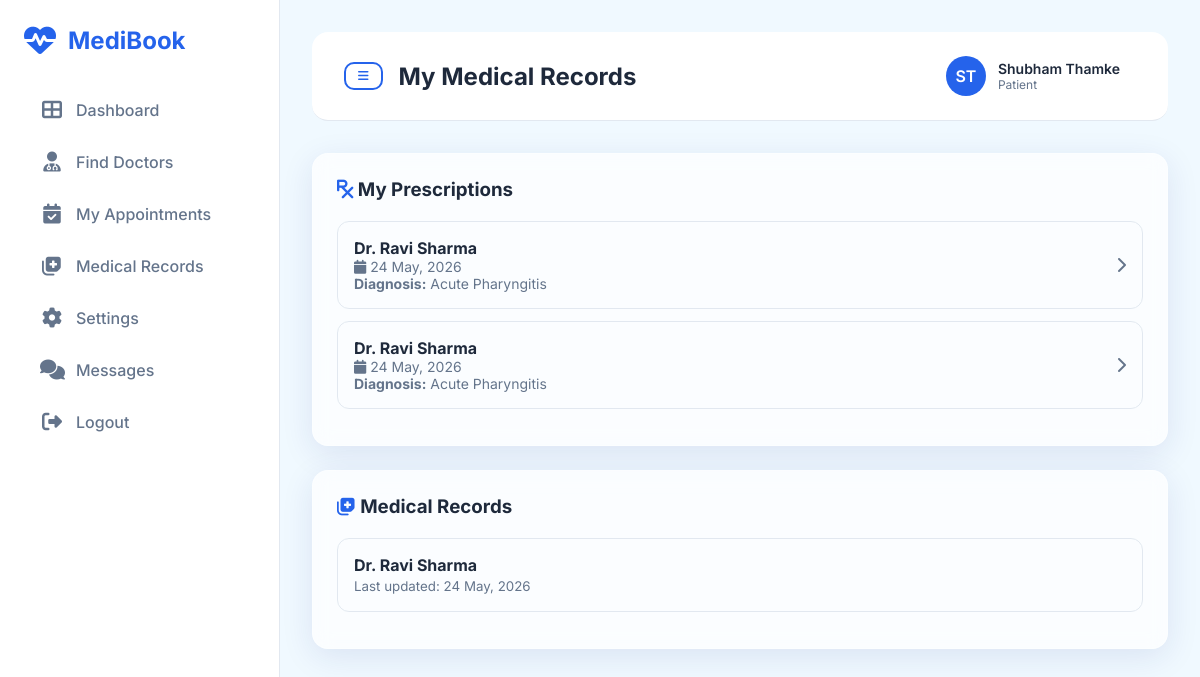
Page /medical/history/ (signed in) on the committed database.
### users/models.py (models this page shows, shortened)
class UserProfile(models.Model):
    ROLE_CHOICES = (
        ('patient', 'Patient'),  # (database_value, display_value)
        ('doctor', 'Doctor'),
    )
    user = models.OneToOneField(
        User,
        on_delete=models.CASCADE,
        related_name='profile'
    )
    role = models.CharField(
        max_length=10,
        choices=ROLE_CHOICES,
        default='patient'
    )
    phone = models.CharField(
        max_length=15,
        blank=True,
        default=''
    )
    profile_image = models.ImageField(
        upload_to='profile_images/',  # Files saved to MEDIA_ROOT/profile_images/
        blank=True,
        null=True
    )
    created_at = models.DateTimeField(auto_now_add=True)

### medical_records/models.py (models this page shows, shortened)
class Prescription(models.Model):
    appointment = models.ForeignKey(Appointment, on_delete=models.CASCADE, related_name='prescriptions')
    patient = models.ForeignKey(User, on_delete=models.CASCADE, related_name='prescriptions')
    doctor = models.ForeignKey(Doctor, on_delete=models.CASCADE, related_name='prescriptions')
    diagnosis = models.TextField(help_text='Diagnosis/Findings')  # Doctor's diagnosis
    symptoms = models.TextField(help_text='Patient symptoms', blank=True, null=True)
    notes = models.TextField(help_text='Additional notes/instructions', blank=True, null=True)
    follow_up_date = models.DateField(blank=True, null=True)  # Next visit date
    created_at = models.DateTimeField(auto_now_add=True)
    is_active = models.BooleanField(default=True)  # Whether prescription is still valid
    class Meta:
        ordering = ['-created_at']

class MedicalRecord(models.Model):
    patient = models.ForeignKey(User, on_delete=models.CASCADE, related_name='medical_records')
    doctor = models.ForeignKey(Doctor, on_delete=models.CASCADE, related_name='patient_records')
    created_at = models.DateTimeField(auto_now_add=True)
    updated_at = models.DateTimeField(auto_now=True)
    blood_group = models.CharField(max_length=5, blank=True, null=True)
    allergies = models.TextField(blank=True, null=True)  # Known allergies
    chronic_conditions = models.TextField(blank=True, null=True)  # Long-term conditions
    current_medications = models.TextField(blank=True, null=True)  # Ongoing medications
    notes = models.TextField(blank=True, null=True)  # General medical notes
    class Meta:
        unique_together = ['patient', 'doctor']

### doctors/models.py (models this page shows, shortened)
class Doctor(models.Model):
    VERIFICATION_CHOICES = (
        ('pending', 'Pending Verification'),
        ('approved', 'Approved'),
        ('rejected', 'Rejected'),
    )
    CONSULTATION_CHOICES = (
        ('in_person', 'In-Person'),
        ('online', 'Online'),
        ('both', 'Both In-Person & Online'),
    )
    user = models.OneToOneField(User, on_delete=models.CASCADE, related_name='doctor_profile')
    specialization = models.CharField(max_length=100, blank=True, null=True)
    experience = models.IntegerField(help_text='Years of experience', blank=True, null=True)
    qualification = models.CharField(max_length=200, blank=True, null=True)
    fees = models.DecimalField(max_digits=10, decimal_places=2, blank=True, null=True)
    bio = models.TextField(blank=True, null=True)
    available_days = models.CharField(max_length=200, blank=True, null=True, help_text='Comma separated days')
    start_time = models.TimeField(blank=True, null=True, help_text='Consultation start time')
    end_time = models.TimeField(blank=True, null=True, help_text='Consultation end time')
    slot_duration = models.IntegerField(default=30, blank=True, null=True)
    is_available = models.BooleanField(default=True)
    consultation_type = models.CharField(max_length=20, choices=CONSULTATION_CHOICES, default='both')
    clinic_name = models.CharField(max_length=200, blank=True, null=True, help_text='Hospital/Clinic name')
    address_line1 = models.CharField(max_length=300, blank=True, null=True, help_text='Street address')
    address_line2 = models.CharField(max_length=300, blank=True, null=True, help_text='Area/Landmark')
    city = models.CharField(max_length=100, blank=True, null=True)
    state = models.CharField(max_length=100, blank=True, null=True)
    pincode = models.CharField(max_length=10, blank=True, null=True)
    is_verified = models.BooleanField(default=False)  # Quick verified check
    verification_status = models.CharField(max_length=20, choices=VERIFICATION_CHOICES, default='pending')
    registration_number = models.CharField(max_length=100, blank=True, null=True)  # Medical license number
    state_council = models.CharField(max_length=100, blank=True, null=True)  # Issuing state council
    license_document = models.FileField(upload_to='license_docs/', blank=True, null=True)  # Uploaded license
    verification_notes = models.TextField(blank=True, null=True)  # Admin notes on verification
    verified_by = models.ForeignKey(User, on_delete=models.SET_NULL, null=True, blank=True, related_name='verified_doctors')
    verified_at = models.DateTimeField(null=True, blank=True)  # When verification was done
    created_at = models.DateTimeField(auto_now_add=True)
    updated_at = models.DateTimeField(auto_now=True)
    class Meta:
        ordering = ['-created_at']

### medical_records/views.py (the view)
# urls.py: path('history/', views.patient_medical_history, name='patient_medical_history'),
@login_required
def patient_medical_history(request):
    if request.user.profile.role != 'patient':
        messages.error(request, 'Access denied.')
        return redirect('dashboard')
    medical_records = MedicalRecord.objects.filter(patient=request.user)
    prescriptions = Prescription.objects.filter(patient=request.user).order_by('-created_at')
    context = {
        'medical_records': medical_records,
        'prescriptions': prescriptions,
    }
    return render(request, 'medical_records/patient_history.html', context)

### templates/medical_records/patient_history.html (shortened to what this page needs)
{% extends 'base.html' %}
{% block page_title %}My Medical Records{% endblock %}
{% block content %}
<div style="max-width: 900px; margin: 0 auto;">
    <div class="glass-card" style="margin-bottom: 24px;">
        <h3 style="margin-bottom: 20px;">
            <i class="fas fa-prescription" style="color: var(--primary-color);"></i> My Prescriptions
        </h3>
        {% if prescriptions %}
            {% for prescription in prescriptions %}
                <a href="{% url 'view_prescription' prescription.id %}" style="text-decoration: none; color: inherit;">
                    <div style="padding: 16px; border: 1px solid var(--border-color); border-radius: 12px; margin-bottom: 12px; transition: all 0.3s ease;">
                        <div style="display: flex; justify-content: space-between; align-items: center;">
                            <div>
                                <h4>Dr. {{ prescription.doctor.user.get_full_name }}</h4>
                                <p style="color: var(--text-secondary); font-size: 0.875rem;">
                                    <i class="fas fa-calendar"></i> {{ prescription.created_at|date:"d M, Y" }}
                                </p>
                                <p style="color: var(--text-secondary); font-size: 0.875rem;">
                                    <strong>Diagnosis:</strong> {{ prescription.diagnosis|truncatewords:10 }}
                                </p>
                            </div>
                            <i class="fas fa-chevron-right" style="color: var(--text-secondary);"></i>
                        </div>
                    </div>
                </a>
            {% endfor %}
        {% else %}
            <p style="text-align: center; color: var(--text-secondary); padding: 20px;">No prescriptions yet.</p>
        {% endif %}
    </div>
    <div class="glass-card">
        <h3 style="margin-bottom: 20px;">
            <i class="fas fa-notes-medical" style="color: var(--primary-color);"></i> Medical Records
        </h3>
        {% if medical_records %}
            {% for record in medical_records %}
                <div style="padding: 16px; border: 1px solid var(--border-color); border-radius: 12px; margin-bottom: 12px;">
                    <h4>Dr. {{ record.doctor.user.get_full_name }}</h4>
                    <small style="color: var(--text-secondary);">Last updated: {{ record.updated_at|date:"d M, Y" }}</small>
                </div>
            {% endfor %}
        {% else %}
            <p style="text-align: center; color: var(--text-secondary); padding: 20px;">No medical records yet.</p>
        {% endif %}
    </div>
</div>
{% endblock %}

### templates/base.html (shortened to what this page needs)
<!DOCTYPE html>
<html lang="en">
<head>
    <link rel="stylesheet" href="https://cdnjs.cloudflare.com/ajax/libs/font-awesome/6.4.0/css/all.min.css">
</head>
<body>
    {% if user.is_authenticated %}
        <aside class="sidebar" id="sidebar">
            <div class="sidebar-logo">
                <i class="fas fa-heartbeat"></i>
                <span>MediBook</span>
            </div>
            <ul class="sidebar-nav">
                {% if user.profile.role == 'patient' %}
                    <li><a href="{% url 'patient_dashboard' %}"><i class="fas fa-th-large"></i>Dashboard</a></li>
                    <li><a href="{% url 'doctor_list' %}"><i class="fas fa-user-md"></i>Find Doctors</a></li>
                    <li><a href="{% url 'my_appointments' %}"><i class="fas fa-calendar-check"></i>My Appointments</a></li>
                    <li><a href="{% url 'patient_medical_history' %}"><i class="fas fa-notes-medical"></i>Medical Records</a></li>
                {% endif %}
                <li><a href="{% url 'profile' %}"><i class="fas fa-cog"></i>Settings</a></li>
                <li>
                    <a href="{% url 'chat_list' %}" class="{% if 'chat' in request.path %}active{% endif %}">
                        <i class="fas fa-comments"></i>
                        <span>Messages</span>
                    </a>
                </li>
                <li><a href="{% url 'logout' %}"><i class="fas fa-sign-out-alt"></i>Logout</a></li>
            </ul>
        </aside>
        <main class="main-content">
            <nav class="top-nav">
                <div class="top-nav-left">
                    <button class="btn btn-outline btn-sm" onclick="document.getElementById('sidebar').classList.toggle('open')">
                        <i class="fas fa-bars"></i>
                    </button>
                    <h2>{% block page_title %}Dashboard{% endblock %}</h2>
                </div>
                <div class="top-nav-right">
                    <div class="user-menu">
                        <div class="user-avatar">{{ user.first_name|first }}{{ user.last_name|first }}</div>
                        <div>
                            <div style="font-weight: 600; font-size: 0.875rem;">{{ user.get_full_name }}</div>
                            <div style="font-size: 0.75rem; color: var(--text-secondary); text-transform: capitalize;">{{ user.profile.role }}</div>
                        </div>
                    </div>
                </div>
            </nav>
            {% block content %}{% endblock %}
        </main>
    {% else %}
        {% block auth_content %}{% endblock %}
    {% endif %}
</body>
</html>

### templates/base.html (style rules this page uses)
:root { --primary-color: #2563eb; --primary-dark: #1d4ed8; --secondary-color: #059669; --bg-primary: #f0f9ff; --bg-white: #ffffff; --text-primary: #1e293b; --text-secondary: #64748b; --border-color: #e2e8f0; --danger-color: #ef4444; --success-color: #10b981; --warning-color: #f59e0b; }
* { margin: 0; padding: 0; box-sizing: border-box; }
body { font-family: 'Inter', sans-serif; background: var(--bg-primary); color: var(--text-primary); min-height: 100vh; }
.sidebar { position: fixed; left: 0; top: 0; bottom: 0; width: 280px; background: rgba(255, 255, 255, 0.95); backdrop-filter: blur(10px); border-right: 1px solid var(--border-color); padding: 24px; z-index: 1000; overflow-y: auto; }
.sidebar-logo { font-size: 1.5rem; font-weight: 700; color: var(--primary-color); margin-bottom: 32px; display: flex; align-items: center; gap: 12px; }
.sidebar-logo i { font-size: 2rem; }
.sidebar-nav { list-style: none; }
.sidebar-nav li { margin-bottom: 8px; }
.sidebar-nav a { display: flex; align-items: center; gap: 12px; padding: 12px 16px; color: var(--text-secondary); text-decoration: none; border-radius: 12px; transition: all 0.3s ease; font-weight: 500; }
.sidebar-nav a i { font-size: 1.25rem; width: 24px; text-align: center; }
.main-content { margin-left: 280px; padding: 32px; min-height: 100vh; }
.top-nav { background: rgba(255, 255, 255, 0.95); backdrop-filter: blur(10px); border-bottom: 1px solid var(--border-color); padding: 16px 32px; display: flex; justify-content: space-between; align-items: center; margin-bottom: 32px; border-radius: 16px; position: sticky; top: 16px; z-index: 100; }
.top-nav-left { display: flex; align-items: center; gap: 16px; }
.top-nav-right { display: flex; align-items: center; gap: 16px; }
.user-menu { display: flex; align-items: center; gap: 12px; padding: 8px 16px; border-radius: 12px; transition: all 0.3s ease; }
.user-avatar { width: 40px; height: 40px; border-radius: 50%; background: var(--primary-color); display: flex; align-items: center; justify-content: center; color: white; font-weight: 600; }
.btn { padding: 10px 20px; border-radius: 10px; border: none; font-weight: 600; cursor: pointer; transition: all 0.3s ease; display: inline-flex; align-items: center; gap: 8px; text-decoration: none; font-size: 0.875rem; font-family: 'Inter', sans-serif; }
.btn-outline { background: transparent; border: 2px solid var(--primary-color); color: var(--primary-color); }
.btn-sm { padding: 6px 12px; font-size: 0.75rem; }
.glass-card { background: rgba(255, 255, 255, 0.7); backdrop-filter: blur(10px); border: 1px solid rgba(255, 255, 255, 0.3); border-radius: 16px; box-shadow: 0 8px 32px rgba(31, 38, 135, 0.1); padding: 24px; transition: all 0.3s ease; }

### rows in the picture
Prescription: doctor.user.get_full_name "Ravi Sharma", created_at "24 May, 2026", diagnosis "Acute Pharyngitis"
Prescription: doctor.user.get_full_name "Ravi Sharma", created_at "24 May, 2026", diagnosis "Acute Pharyngitis"
MedicalRecord: doctor.user.get_full_name "Ravi Sharma", updated_at "24 May, 2026"

### other values in the picture
{{ user.first_name|first }} "S"
{{ user.last_name|first }} "T"
{{ user.get_full_name }} "Shubham Thamke"
{{ user.profile.role }} "Patient"
